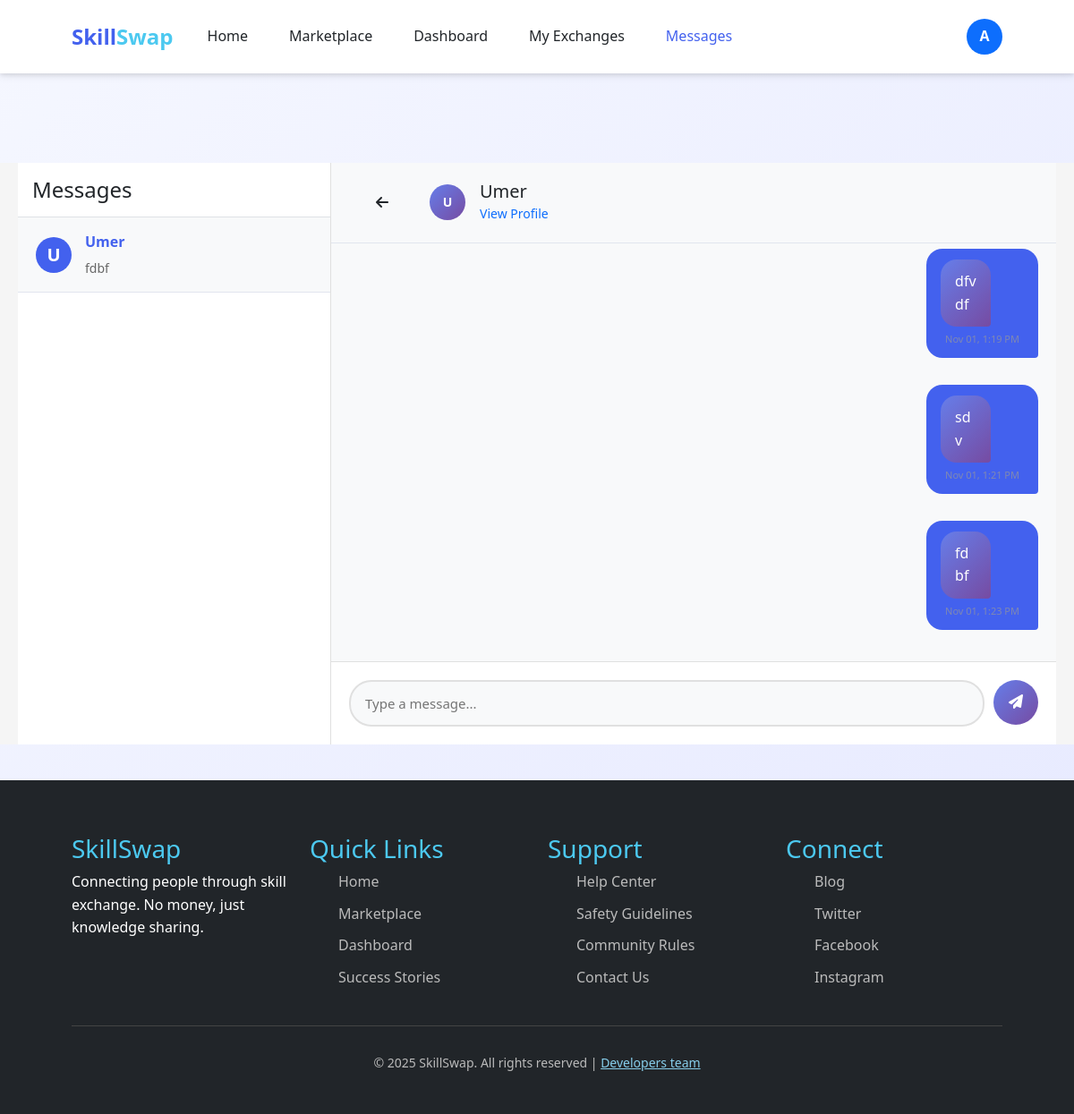
/messages/5/ (signed in), run on the app's committed database.
### main/models.py (models this page shows, shortened)
class UserProfile(models.Model):
    user = models.OneToOneField(User, on_delete=models.CASCADE)
    full_name = models.CharField(max_length=150)
    bio = models.TextField()
    location = models.CharField(max_length=100)
    certifications = models.FileField(
        upload_to="certifications/", blank=True, null=True
    )
    created_at = models.DateTimeField(auto_now_add=True)

class Message(models.Model):
    sender = models.ForeignKey(
        settings.AUTH_USER_MODEL,
        on_delete=models.CASCADE,
        related_name="sent_messages"
    )
    receiver = models.ForeignKey(
        settings.AUTH_USER_MODEL,
        on_delete=models.CASCADE,
        related_name="received_messages"
    )
    content = models.TextField()
    timestamp = models.DateTimeField(auto_now_add=True)
    is_read = models.BooleanField(default=False)
    class Meta:
        ordering = ["timestamp"]
        indexes = [
            models.Index(fields=["timestamp"]),
            models.Index(fields=["is_read"]),
            models.Index(fields=["receiver", "is_read"]),
            models.Index(fields=["sender", "receiver"]),
        ]

### main/views.py (the view, shortened to what this page needs)
# urls.py: path("messages/", views.messages_view, name="messages"),
@login_required
def messages_view(request, user_id=None):
    current_user = request.user
    no_pending_exchanges = Exchange.objects.filter(
        user2=request.user, status="pending"
    ).count()
    sent_to_ids = (
        Message.objects.filter(sender=current_user)
        .values_list("receiver_id", flat=True)
        .distinct()
    )
    received_from_ids = (
        Message.objects.filter(receiver=current_user)
        .values_list("sender_id", flat=True)
        .distinct()
    )
    conversation_user_ids = set(list(sent_to_ids) + list(received_from_ids))
    conversation_users = User.objects.filter(
        id__in=conversation_user_ids
    ).select_related("userprofile")
    user_map = {user.id: user for user in conversation_users}
    all_messages = Message.objects.filter(
        Q(sender=current_user, receiver_id__in=conversation_user_ids)
        | Q(sender_id__in=conversation_user_ids, receiver=current_user)
    ).select_related("sender", "receiver")
    conversations = []
    for uid in conversation_user_ids:
        other_user = user_map.get(uid)
        if not other_user:
            continue
        user_messages = [
            m
            for m in all_messages
            if (m.sender_id == current_user.id and m.receiver_id == uid)
            or (m.sender_id == uid and m.receiver_id == current_user.id)
        ]
        last_message = max(user_messages, key=lambda m: m.timestamp, default=None)
        unread_count = sum(
            1
            for m in user_messages
            if m.sender_id == uid and m.receiver_id == current_user.id and not m.is_read
        )
        conversations.append(
            {
                "user": other_user,
                "last_message": last_message,
                "unread_count": unread_count,
            }
        )
    conversations.sort(
        key=lambda x: (
            x["last_message"].timestamp if x["last_message"] else x["user"].date_joined
        ),
        reverse=True,
    )
    selected_user = None
    messages_list = []
    if user_id:
        selected_user = get_object_or_404(
            User.objects.select_related("userprofile"), id=user_id
        )
        Message.objects.filter(
            sender=selected_user, receiver=current_user, is_read=False
        ).update(is_read=True)
        messages_list = (
            Message.objects.filter(
                Q(sender=current_user, receiver=selected_user)
                | Q(sender=selected_user, receiver=current_user)
            )
            .order_by("timestamp")
            .select_related("sender", "receiver")
        )
    context = {
        "conversations": conversations,
        "selected_user": selected_user,
        "messages": messages_list,
        "pending_exchanges": no_pending_exchanges,
    }
    return render(request, "messages.html", context)

### main/templates/messages.html (shortened to what this page needs)
{% extends "base.html" %}
{% load static %}
{% block styles %}
<link rel="stylesheet" href="{% static 'css/home.css' %}">
{% endblock %}
{% block content %}
<div class="messages-container">
    <div class="conversations-sidebar">
        <div class="p-3 border-bottom">
            <h4 class="mb-0">Messages</h4>
        </div>
        {% if conversations %}
            {% for conv in conversations %}
            <a href="{% url 'conversation' conv.user.id %}" class="conversation-item {% if selected_user and selected_user.id == conv.user.id %}active{% endif %}">
                <div class="d-flex align-items-center">
                    <div class="user-avatar">
                        {% if conv.user.userprofile.full_name %}
                            {{ conv.user.userprofile.full_name|slice:":1"|upper }}
                        {% else %}
                            {{ conv.user.username|slice:":1"|upper }}
                        {% endif %}
                    </div>
                    <div class="conversation-info">
                        <div class="conversation-name">
                            {% if conv.user.userprofile.full_name %}
                                {{ conv.user.userprofile.full_name }}
                            {% else %}
                                {{ conv.user.username }}
                            {% endif %}
                        </div>
                        <div class="last-message">
                            {% if conv.last_message %}
                                {{ conv.last_message.content|truncatewords:8 }}
                            {% else %}
                                No messages yet
                            {% endif %}
                        </div>
                    </div>
                </div>
            </a>
            {% endfor %}
        {% endif %}
    </div>
    {% if selected_user %}
    <div class="chat-main" style="flex: 1; display: flex; flex-direction: column; background: white;">
        <div class="chat-header">
            <div class="d-flex align-items-center">
                <a href="{% url 'messages' %}" class="btn btn-link text-dark me-3">
                    <i class="fas fa-arrow-left"></i>
                </a>
                <div class="user-avatar-small me-3" style="width: 40px; height: 40px; border-radius: 50%; background: linear-gradient(135deg, #667eea 0%, #764ba2 100%); display: flex; align-items: center; justify-content: center; color: white; font-weight: bold;">
                    {% if selected_user.userprofile.full_name %}
                        {{ selected_user.userprofile.full_name|slice:":1"|upper }}
                    {% else %}
                        {{ selected_user.username|slice:":1"|upper }}
                    {% endif %}
                </div>
                <div>
                    <h5 class="mb-0">
                        {% if selected_user.userprofile.full_name %}
                            {{ selected_user.userprofile.full_name }}
                        {% else %}
                            {{ selected_user.username }}
                        {% endif %}
                    </h5>
                    <small class="text-muted">
                        <a href="{% url 'profile' selected_user.id %}" class="text-decoration-none">View Profile</a>
                    </small>
                </div>
            </div>
        </div>
        <div class="chat-messages" id="chatMessages" style="flex: 1; overflow-y: auto; padding: 20px; background: #f8f9fa;">
            {% if messages %}
                {% for message in messages %}
                <div class="message {% if message.sender == request.user %}sent{% else %}received{% endif %}" style="margin-bottom: 15px; display: flex; align-items: flex-end; {% if message.sender == request.user %}justify-content: flex-end;{% endif %}">
                    <div>
                        <div class="message-bubble" style="max-width: 60%; padding: 12px 16px; border-radius: 18px; word-wrap: break-word; {% if message.sender != request.user %}background: white; border: 1px solid #e0e0e0; border-bottom-left-radius: 4px;{% else %}background: linear-gradient(135deg, #667eea 0%, #764ba2 100%); color: white; border-bottom-right-radius: 4px;{% endif %}">
                            {{ message.content }}
                        </div>
                        <div class="message-time {% if message.sender == request.user %}text-end{% endif %}" style="font-size: 11px; color: #999; margin-top: 5px; padding: 0 5px;">
                            {{ message.timestamp|date:"M d, g:i A" }}
                        </div>
                    </div>
                </div>
                {% endfor %}
            {% else %}
                <div class="text-center text-muted mt-5">
                    <i class="fas fa-comments fa-3x mb-3" style="opacity: 0.2;"></i>
                    <p>No messages yet. Start the conversation!</p>
                </div>
            {% endif %}
        </div>
        <div class="chat-input-area" style="padding: 20px; background: white; border-top: 1px solid #e0e0e0;">
            <form method="post" class="chat-input-form" style="display: flex; gap: 10px;">
                <input
                    type="text"
                    name="content"
                    class="chat-input"
                    placeholder="Type a message..."
                    required
                    autocomplete="off"
                    style="flex: 1; padding: 12px 16px; border: 2px solid #e0e0e0; border-radius: 25px; font-size: 15px;"
                >
                <button type="submit" class="send-button" style="width: 50px; height: 50px; border-radius: 50%; background: linear-gradient(135deg, #667eea 0%, #764ba2 100%); border: none; color: white; cursor: pointer;">
                    <i class="fas fa-paper-plane"></i>
                </button>
            </form>
        </div>
    </div>
    {% else %}
    <div class="empty-state">
        <i class="fas fa-comment-dots"></i>
        <h5>Select a conversation</h5>
        <p>Choose a conversation from the sidebar to start messaging</p>
    </div>
    {% endif %}
</div>
{% endblock %}

### main/templates/base.html (shortened to what this page needs)
{% load static %}
<!DOCTYPE html>
<html lang="en">
<head>
    {% block styles %} {% endblock styles %}
    <link rel="stylesheet" href="https://cdn.jsdelivr.net/npm/bootstrap@5.3.0/dist/css/bootstrap.min.css">
    <link rel="stylesheet" href="https://cdnjs.cloudflare.com/ajax/libs/font-awesome/6.4.0/css/all.min.css">
    <link rel="stylesheet" href="{% static 'css/style.css' %}">
</head>
<body>
    <header>
  <nav class="navbar navbar-expand-lg navbar-light bg-white shadow-sm">
    <div class="container">
      <a class="logo" href="{% url 'index' %}">
        Skill<span>Swap</span>
      </a>
      <div class="collapse navbar-collapse" id="navbarNav">
        <ul class="navbar-nav me-auto nav-links">
          <li class="nav-item">
            <a class="nav-link {% if request.resolver_match.url_name == 'index' %}active{% endif %}" href="{% url 'index' %}">Home</a>
          </li>
          <li class="nav-item">
            <a class="nav-link {% if request.resolver_match.url_name == 'marketplace' %}active{% endif %}" href="{% url 'marketplace' %}">Marketplace</a>
          </li>
          {% if user.is_staff %}
          <li class="nav-item">
            <a class="nav-link {% if request.resolver_match.url_name == 'admin_dashboard' %}active{% endif %}" href="{% url 'admin_dashboard' %}">Admin Dashboard</a>
          </li>
          {% else %}
          <li class="nav-item">
            <a class="nav-link {% if request.resolver_match.url_name == 'dashboard' %}active{% endif %}" href="{% url 'dashboard' %}">Dashboard</a>
          </li>
          {% endif %}
          {% if user.is_authenticated %}
          <li class="nav-item">
            <a class="nav-link {% if request.resolver_match.url_name == 'exchanges' %}active{% endif %}" href="{% url 'exchanges' %}">My Exchanges
            </a>
          </li>
          <li class="nav-item">
            <a class="nav-link {% if request.resolver_match.url_name == 'messages' or request.resolver_match.url_name == 'conversation' %}active{% endif %}" href="{% url 'messages' %}">
              Messages
            </a>
          </li>
          {% endif %}
        </ul>
        <div class="d-flex align-items-center">
          {% if user.is_authenticated %}
            <div class="dropdown">
              <a href="#" class="d-flex align-items-center text-decoration-none dropdown-toggle" id="userDropdown" data-bs-toggle="dropdown" aria-expanded="false">
                <div class="rounded-circle bg-primary text-white d-flex justify-content-center align-items-center" style="width:40px; height:40px; font-weight:600;">
                  {% if user.first_name %}
                    {{ user.first_name|slice:":1"|upper }}
                  {% else %}
                    {{ user.username|slice:":1"|upper }}
                  {% endif %}
                </div>
              </a>
            </div>
          {% else %}
            <a href="{% url 'login' %}" class="btn btn-outline me-2">Log In</a>
            <a href="{% url 'signup' %}" class="btn btn-primary">Register</a>
          {% endif %}
        </div>
      </div>
    </div>
  </nav>
</header>
    <main>
        {% block content %}
        {% endblock content %}
    </main>
    <footer>
        <div class="container">
            <div class="row">
                <div class="col-lg-3 col-md-6 mb-4">
                    <h3>SkillSwap</h3>
                    <p>Connecting people through skill exchange. No money, just knowledge sharing.</p>
                </div>
                <div class="col-lg-3 col-md-6 mb-4">
                    <h3>Quick Links</h3>
                    <ul class="footer-links">
                        <li><a href="{% url 'index' %}">Home</a></li>
                        <li><a href="{% url 'marketplace' %}">Marketplace</a></li>
                        <li><a href="{% url 'dashboard' %}">Dashboard</a></li>
                        <li><a href="#">Success Stories</a></li>
                    </ul>
                </div>
                <div class="col-lg-3 col-md-6 mb-4">
                    <h3>Support</h3>
                    <ul class="footer-links">
                        <li><a href="#">Help Center</a></li>
                        <li><a href="#">Safety Guidelines</a></li>
                        <li><a href="#">Community Rules</a></li>
                        <li><a href="#">Contact Us</a></li>
                    </ul>
                </div>
                <div class="col-lg-3 col-md-6 mb-4">
                    <h3>Connect</h3>
                    <ul class="footer-links">
                        <li><a href="#">Blog</a></li>
                        <li><a href="#">Twitter</a></li>
                        <li><a href="#">Facebook</a></li>
                        <li><a href="#">Instagram</a></li>
                    </ul>
                </div>
            </div>
            <div class="copyright text-center">
                <p>&copy; 2025 SkillSwap. All rights reserved | <a class="devlink" style="color: skyblue;" href="{% url "devteam" %}">Developers team</a></p>
            </div>
        </div>
    </footer>
</body>
</html>

### data on the page
Message: content "dfvdf", timestamp "Nov 01, 1:19 PM"
Message: content "sdv", timestamp "Nov 01, 1:21 PM"
Message: content "fdbf", timestamp "Nov 01, 1:23 PM"

### other printed values
{{ user.username|slice:":1"|upper }} "A"
{{ conv.user.userprofile.full_name|slice:":1"|upper }} "U"
{{ conv.user.userprofile.full_name }} "Umer"
{{ conv.last_message.content|truncatewords:8 }} "fdbf"
{{ selected_user.userprofile.full_name|slice:":1"|upper }} "U"
{{ selected_user.userprofile.full_name }} "Umer"
